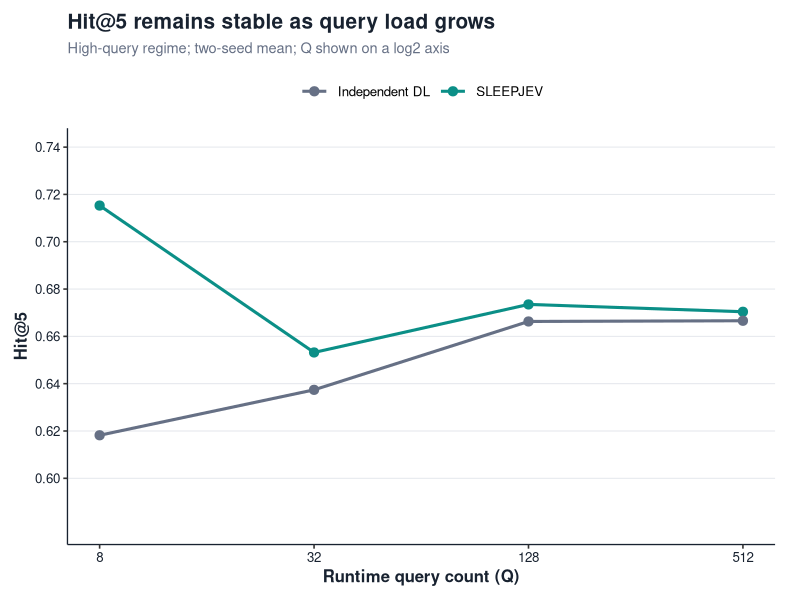
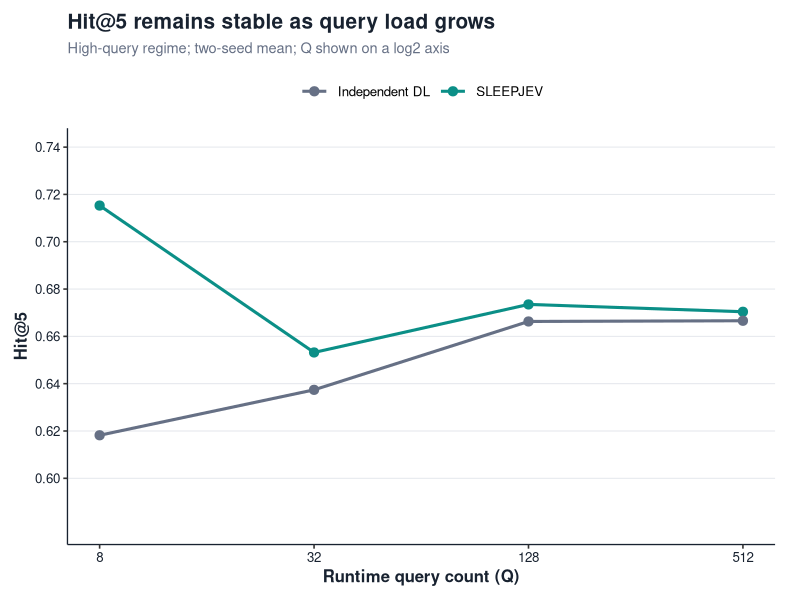
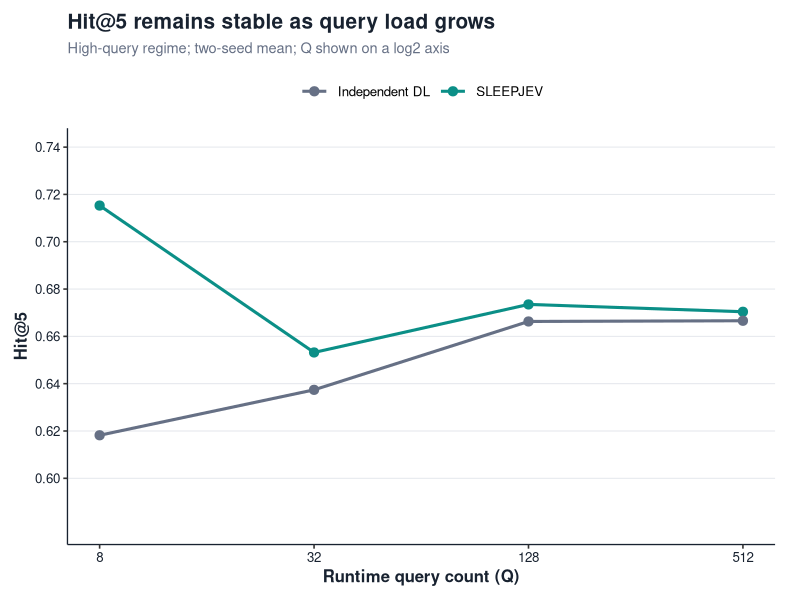
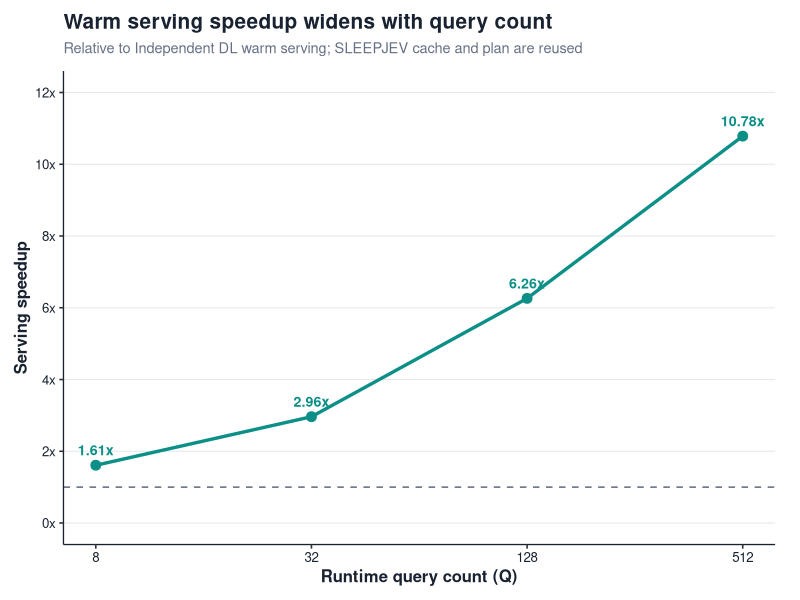
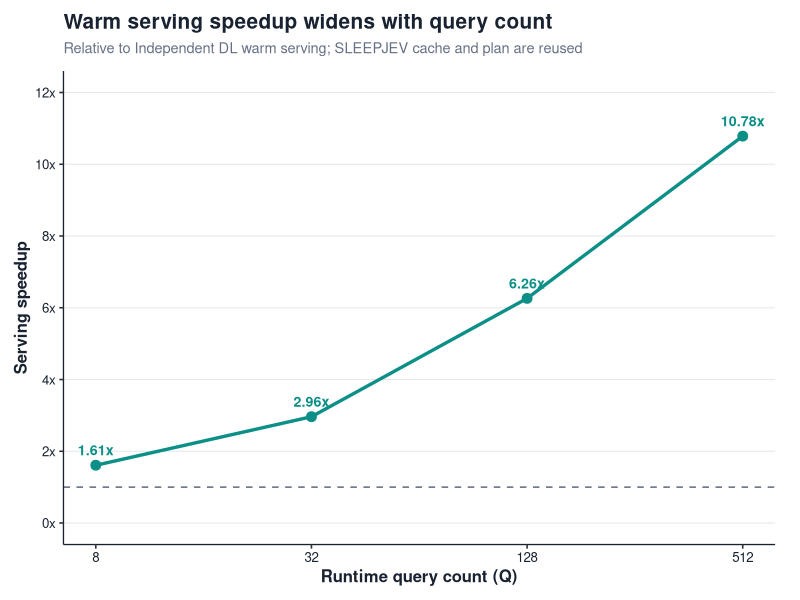
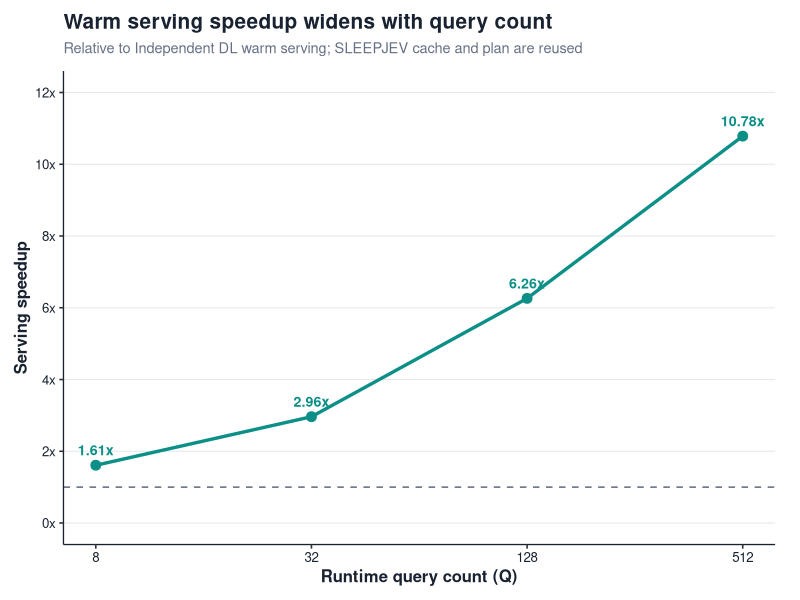
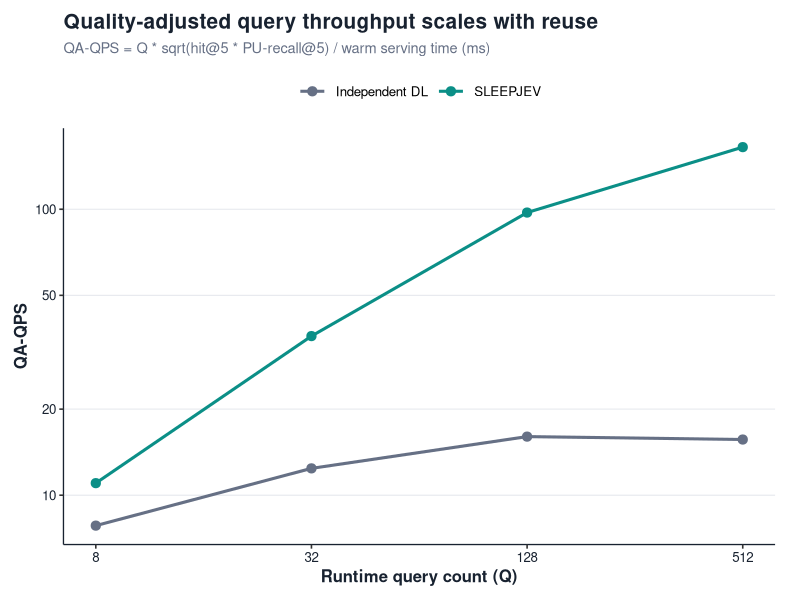
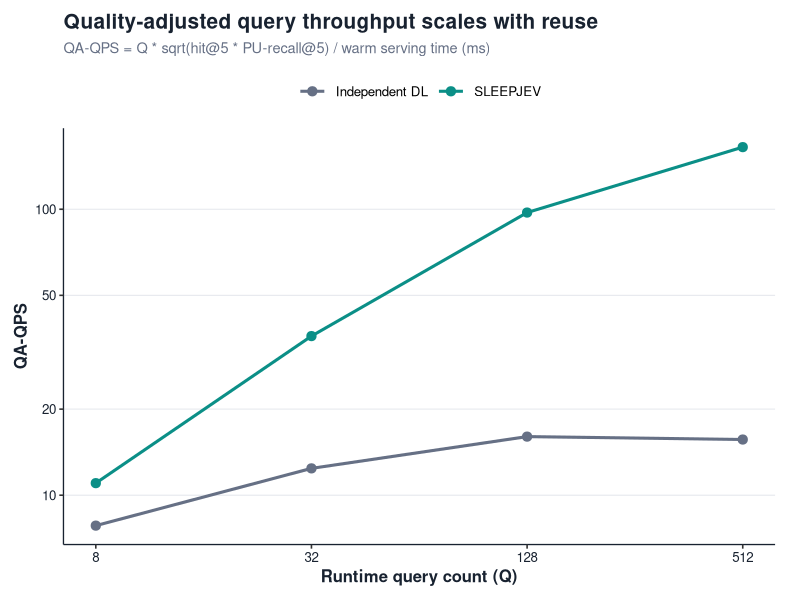

Write the R code that produced these figures, in order.
# SLEEPJEV release plots
#
# Source: final two-seed averages supplied for the release summary.
# Timing boundary: warm serving only; EDF I/O and overnight cache construction
# are excluded. These values should be replaced by a versioned experiment
# manifest before making an external benchmark claim.

suppressPackageStartupMessages({
  library(ggplot2)
  library(scales)
})

output_dir <- file.path("docs", "assets", "plots")
dir.create(output_dir, recursive = TRUE, showWarnings = FALSE)

teal <- "#0B8F87"
slate <- "#667085"
ink <- "#182230"
grid <- "#E4E7EC"
muted <- "#667085"

high_q <- data.frame(
  Q = c(8, 32, 128, 512),
  sleepjev_hit5 = c(0.7153, 0.6532, 0.6735, 0.6704),
  independent_hit5 = c(0.6182, 0.6374, 0.6663, 0.6666),
  sleepjev_steady_ms = c(0.213, 0.245, 0.359, 0.833),
  independent_warm_ms = c(0.343, 0.726, 2.248, 8.983),
  sleepjev_qai = c(0.2934, 0.2757, 0.2731, 0.2683),
  independent_qai = c(0.3356, 0.2816, 0.2815, 0.2747)
)

high_q$serving_speedup <- high_q$independent_warm_ms / high_q$sleepjev_steady_ms
high_q$sleepjev_qa_qps <- high_q$Q * high_q$sleepjev_qai / high_q$sleepjev_steady_ms
high_q$independent_qa_qps <- high_q$Q * high_q$independent_qai / high_q$independent_warm_ms

base_theme <- theme_classic(base_family = "sans", base_size = 12) +
  theme(
    plot.title = element_text(face = "bold", size = 15, colour = ink),
    plot.subtitle = element_text(size = 10.5, colour = muted, margin = margin(b = 10)),
    axis.title = element_text(face = "bold", colour = ink),
    axis.text = element_text(colour = ink),
    axis.line = element_line(colour = ink, linewidth = 0.45),
    panel.grid.major.y = element_line(colour = grid, linewidth = 0.35),
    panel.grid.major.x = element_blank(),
    panel.grid.minor = element_blank(),
    legend.position = "top",
    legend.title = element_blank(),
    legend.key.width = unit(1.5, "lines"),
    plot.margin = margin(10, 18, 10, 10)
  )

save_plot <- function(plot, name) {
  ggsave(file.path(output_dir, paste0(name, ".png")), plot, width = 8.6, height = 4.8,
         units = "in", dpi = 320, bg = "white")
  ggsave(file.path(output_dir, paste0(name, ".svg")), plot, width = 8.6, height = 4.8,
         units = "in", device = "svg", bg = "white")
  ggsave(file.path(output_dir, paste0(name, ".pdf")), plot, width = 8.6, height = 4.8,
         units = "in", device = "pdf", bg = "white")
}

hit5_long <- rbind(
  data.frame(Q = high_q$Q, method = "SLEEPJEV", value = high_q$sleepjev_hit5),
  data.frame(Q = high_q$Q, method = "Independent DL", value = high_q$independent_hit5)
)

p_hit5 <- ggplot(hit5_long, aes(Q, value, colour = method, group = method)) +
  geom_line(linewidth = 1.05) +
  geom_point(size = 2.8) +
  scale_colour_manual(values = c("SLEEPJEV" = teal, "Independent DL" = slate)) +
  scale_x_continuous(trans = "log2", breaks = high_q$Q, labels = comma) +
  scale_y_continuous(limits = c(0.58, 0.74), breaks = seq(0.60, 0.74, 0.02),
                     labels = label_number(accuracy = 0.02)) +
  labs(
    title = "Hit@5 remains stable as query load grows",
    subtitle = "High-query regime; two-seed mean; Q shown on a log2 axis",
    x = "Runtime query count (Q)", y = "Hit@5"
  ) +
  base_theme
save_plot(p_hit5, "high_q_hit5")

p_speed <- ggplot(high_q, aes(Q, serving_speedup)) +
  geom_hline(yintercept = 1, linetype = "dashed", colour = muted, linewidth = 0.55) +
  geom_line(colour = teal, linewidth = 1.15) +
  geom_point(colour = teal, size = 3) +
  geom_text(aes(label = paste0(number(serving_speedup, accuracy = 0.01), "x")),
            vjust = -0.9, colour = teal, family = "sans", fontface = "bold", size = 3.6) +
  scale_x_continuous(trans = "log2", breaks = high_q$Q, labels = comma) +
  scale_y_continuous(limits = c(0, 12), breaks = seq(0, 12, 2),
                     labels = function(x) paste0(x, "x")) +
  labs(
    title = "Warm serving speedup widens with query count",
    subtitle = "Relative to Independent DL warm serving; SLEEPJEV cache and plan are reused",
    x = "Runtime query count (Q)", y = "Serving speedup"
  ) +
  base_theme +
  theme(legend.position = "none")
save_plot(p_speed, "serving_speedup")

qps_long <- rbind(
  data.frame(Q = high_q$Q, method = "SLEEPJEV", value = high_q$sleepjev_qa_qps),
  data.frame(Q = high_q$Q, method = "Independent DL", value = high_q$independent_qa_qps)
)

p_qps <- ggplot(qps_long, aes(Q, value, colour = method, group = method)) +
  geom_line(linewidth = 1.05) +
  geom_point(size = 2.8) +
  scale_colour_manual(values = c("SLEEPJEV" = teal, "Independent DL" = slate)) +
  scale_x_continuous(trans = "log2", breaks = high_q$Q, labels = comma) +
  scale_y_log10(labels = label_number(accuracy = 1), breaks = c(10, 20, 50, 100, 200)) +
  labs(
    title = "Quality-adjusted query throughput scales with reuse",
    subtitle = "QA-QPS = Q * sqrt(hit@5 * PU-recall@5) / warm serving time (ms)",
    x = "Runtime query count (Q)", y = "QA-QPS"
  ) +
  base_theme
save_plot(p_qps, "qa_qps")

write.csv(high_q, file.path(output_dir, "high_q_summary.csv"), row.names = FALSE)
